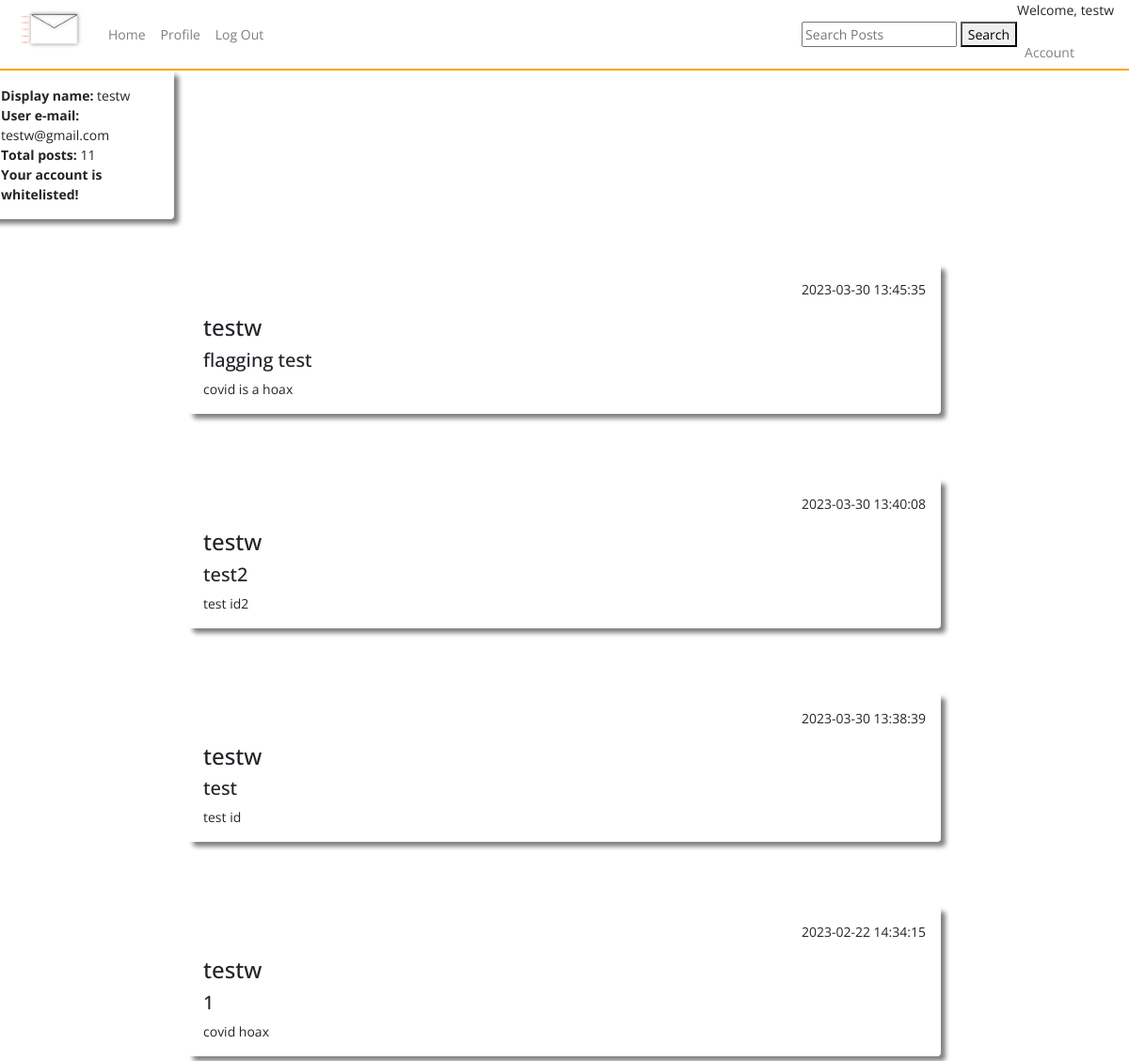
The app's page /profile (signed in, upper part), older data.
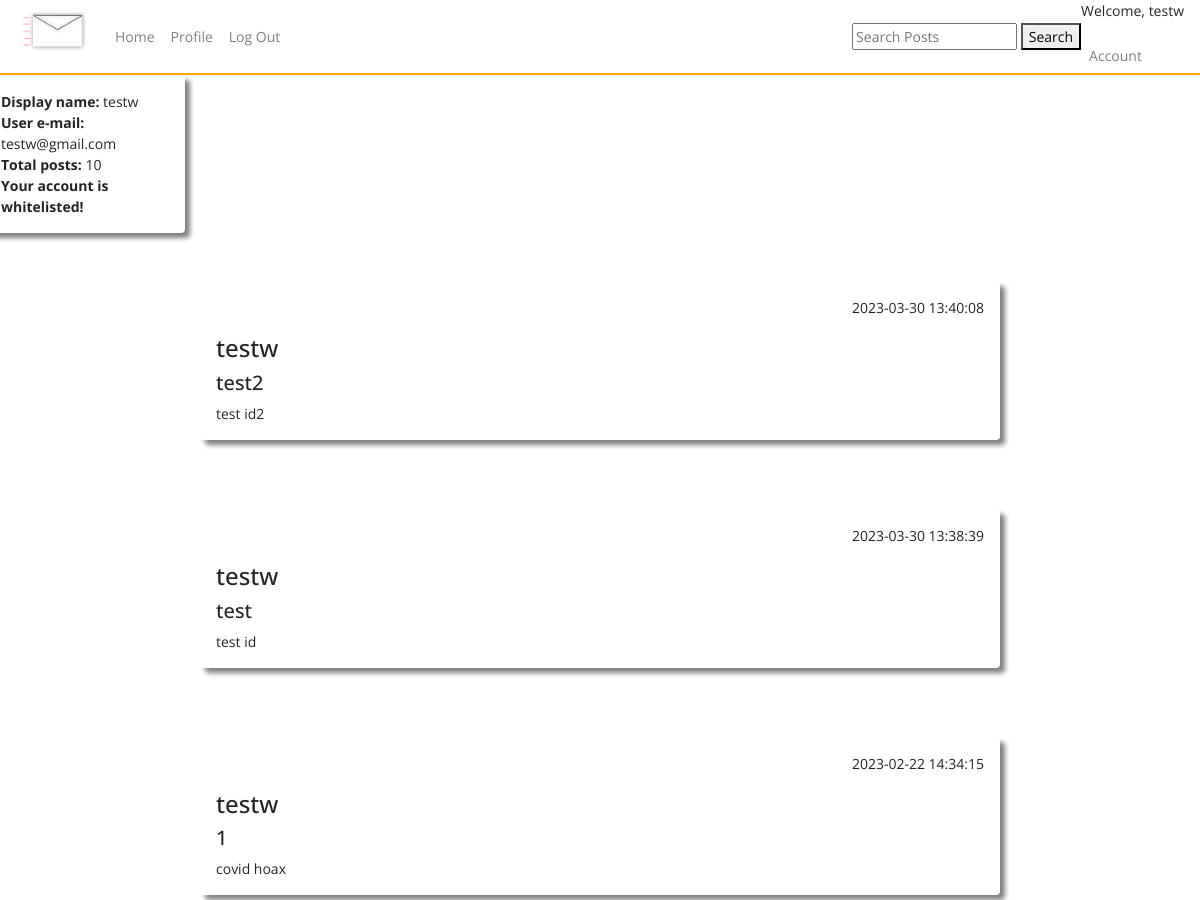
The same page, newer data.
### tables this page shows
CREATE TABLE posts (
    ID INTEGER PRIMARY KEY AUTOINCREMENT,
    title TEXT NOT NULL,
    content TEXT NOT NULL,
    by_user TEXT NOT NULL,
    created_at timestamp default current_timestamp
, userID integer, flag_covid text, blacklisted text, flag_vaccine text, flag_tests text, flag_cures text, reported int, report_message text);

### app.py (the view)
@app.route("/profile")
def profile():
    if not session.get('username'):
        return redirect(url_for('home'))
    user=query_db('SELECT * FROM users WHERE username = ?', [session['username']], True)
    user_posts=query_db('SELECT * FROM posts WHERE by_user = ? ORDER BY created_at DESC', [session['username']])
    conn = sqlite3.connect(DATABASE)
    cursor = conn.cursor()
    cursor.execute("SELECT COUNT(*) FROM posts WHERE by_user = ?", [session['username']])
    post_count = cursor.fetchone()[0]
    return render_template('profile.html', user = user, user_posts = user_posts, post_count = post_count)

### app.py (called while the page is built)
def query_db(query, args=(), one=False):
    con = g._database = sqlite3.connect(DATABASE)
    con.row_factory = sqlite3.Row
    cur = con.execute(query, args)
    rv = cur.fetchall()
    cur.close()
    return (rv[0] if rv else None) if one else rv

### templates/profile.html (shortened to what this page needs)
{% include "layout.html" %}
{% include "nav.html" %}
<div class="row h-500 acc_snippet">
  <div class="col-4 shadow p-3 mb-5 rounded">
      <b>Display name:</b> {{ user.username }}<br>
      <b>User e-mail:</b> {{ user.email }}<br>
      <b>Total posts:</b> {{ post_count }} <br>
      {% if user.whitelisted == "yes" %}
      <b>Your account is whitelisted!</b>
      {% endif %}
  </div>
</div>
<div class="container-fluid">
    {% for user_post in user_posts %}
    <div class="shadow mx-auto posts p-3 mb-5 rounded">
    <p align="right">{{  user_post.created_at  }}</p>
    <h4>{{ user_post.by_user }}</h4>
    <h5>{{ user_post.title }}</h5>
    {{ user_post.content }}<br/>
    </div>
    <br/>
    {% endfor %}
</div>

Row changes from the older to the newer data that the page shows:
removed posts: created_at "2023-03-30 13:45:35", by_user "testw", title "flagging test", content "covid is a hoax"
Text that changed along with them:
{{ post_count }}: "11" → "10"
